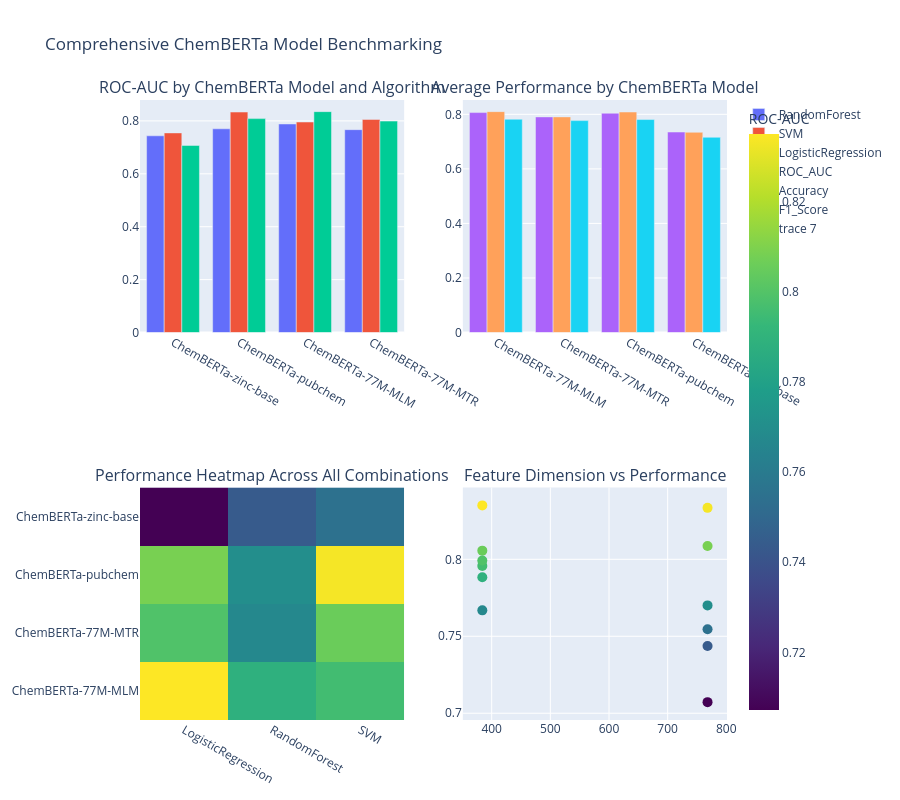

Notebook cell for this chart:
### Code cell
# Use the fixed analyzer
fixed_analyzer = ChemBERTaResultsAnalyzer(all_results)
results_df = fixed_analyzer.plot_model_comparison()
fixed_analyzer.print_detailed_analysis(results_df)

### Figure 1 — Plotly figure (JSON) as saved in the notebook; plotly's stock layout.template omitted (floating-point values rounded to 4 significant figures)
{"data": [{"name": "RandomForest", "type": "bar", "x": ["ChemBERTa-zinc-base", "ChemBERTa-pubchem", "ChemBERTa-77M-MLM", "ChemBERTa-77M-MTR"], "xaxis": "x", "y": [0.7436, 0.7701, 0.7883, 0.7668], "yaxis": "y"}, {"name": "SVM", "type": "bar", "x": ["ChemBERTa-zinc-base", "ChemBERTa-pubchem", "ChemBERTa-77M-MLM", "ChemBERTa-77M-MTR"], "xaxis": "x", "y": [0.7545, 0.8334, 0.7957, 0.8056], "yaxis": "y"}, {"name": "LogisticRegression", "type": "bar", "x": ["ChemBERTa-zinc-base", "ChemBERTa-pubchem", "ChemBERTa-77M-MLM", "ChemBERTa-77M-MTR"], "xaxis": "x", "y": [0.7072, 0.8086, 0.835, 0.7992], "yaxis": "y"}, {"name": "ROC_AUC", "type": "bar", "x": ["ChemBERTa-77M-MLM", "ChemBERTa-77M-MTR", "ChemBERTa-pubchem", "ChemBERTa-zinc-base"], "xaxis": "x2", "y": [0.8064, 0.7906, 0.804, 0.7351], "yaxis": "y2"}, {"name": "Accuracy", "type": "bar", "x": ["ChemBERTa-77M-MLM", "ChemBERTa-77M-MTR", "ChemBERTa-pubchem", "ChemBERTa-zinc-base"], "xaxis": "x2", "y": [0.8099, 0.7906, 0.8085, 0.7342], "yaxis": "y2"}, {"name": "F1_Score", "type": "bar", "x": ["ChemBERTa-77M-MLM", "ChemBERTa-77M-MTR", "ChemBERTa-pubchem", "ChemBERTa-zinc-base"], "xaxis": "x2", "y": [0.782, 0.7769, 0.7809, 0.7159], "yaxis": "y2"}, {"colorbar": {"title": {"text": "ROC-AUC"}}, "colorscale": [[0, "#440154"], [0.1111, "#482878"], [0.2222, "#3e4989"], [0.3333, "#31688e"], [0.4444, "#26828e"], [0.5556, "#1f9e89"], [0.6667, "#35b779"], [0.7778, "#6ece58"], [0.8889, "#b5de2b"], [1, "#fde725"]], "hoverinfo": "z", "type": "heatmap", "x": ["LogisticRegression", "RandomForest", "SVM"], "xaxis": "x3", "y": ["ChemBERTa-77M-MLM", "ChemBERTa-77M-MTR", "ChemBERTa-pubchem", "ChemBERTa-zinc-base"], "yaxis": "y3", "z": [[0.835, 0.7883, 0.7957], [0.7992, 0.7668, 0.8056], [0.8086, 0.7701, 0.8334], [0.7072, 0.7436, 0.7545]]}, {"hoverinfo": "text+x+y", "marker": {"color": [0.7436, 0.7545, 0.7072, 0.7701, 0.8334, 0.8086, 0.7883, 0.7957, 0.835, 0.7668, 0.8056, 0.7992], "colorscale": [[0, "#440154"], [0.1111, "#482878"], [0.2222, "#3e4989"], [0.3333, "#31688e"], [0.4444, "#26828e"], [0.5556, "#1f9e89"], [0.6667, "#35b779"], [0.7778, "#6ece58"], [0.8889, "#b5de2b"], [1, "#fde725"]], "size": 10}, "mode": "markers", "text": ["ChemBERTa-zinc-base + RandomForest", "ChemBERTa-zinc-base + SVM", "ChemBERTa-zinc-base + LogisticRegression", "ChemBERTa-pubchem + RandomForest", "ChemBERTa-pubchem + SVM", "ChemBERTa-pubchem + LogisticRegression", "ChemBERTa-77M-MLM + RandomForest", "ChemBERTa-77M-MLM + SVM", "ChemBERTa-77M-MLM + LogisticRegression", "ChemBERTa-77M-MTR + RandomForest", "ChemBERTa-77M-MTR + SVM", "ChemBERTa-77M-MTR + LogisticRegression"], "type": "scatter", "x": [768, 768, 768, 768, 768, 768, 384, 384, 384, 384, 384, 384], "xaxis": "x4", "y": [0.7436, 0.7545, 0.7072, 0.7701, 0.8334, 0.8086, 0.7883, 0.7957, 0.835, 0.7668, 0.8056, 0.7992], "yaxis": "y4"}], "layout": {"annotations": [{"font": {"size": 16}, "showarrow": false, "text": "ROC-AUC by ChemBERTa Model and Algorithm", "x": 0.225, "xanchor": "center", "xref": "paper", "y": 1, "yanchor": "bottom", "yref": "paper"}, {"font": {"size": 16}, "showarrow": false, "text": "Average Performance by ChemBERTa Model", "x": 0.775, "xanchor": "center", "xref": "paper", "y": 1, "yanchor": "bottom", "yref": "paper"}, {"font": {"size": 16}, "showarrow": false, "text": "Performance Heatmap Across All Combinations", "x": 0.225, "xanchor": "center", "xref": "paper", "y": 0.375, "yanchor": "bottom", "yref": "paper"}, {"font": {"size": 16}, "showarrow": false, "text": "Feature Dimension vs Performance", "x": 0.775, "xanchor": "center", "xref": "paper", "y": 0.375, "yanchor": "bottom", "yref": "paper"}], "height": 800, "showlegend": true, "title": {"text": "Comprehensive ChemBERTa Model Benchmarking"}, "xaxis": {"anchor": "y", "domain": [0, 0.45]}, "xaxis2": {"anchor": "y2", "domain": [0.55, 1]}, "xaxis3": {"anchor": "y3", "domain": [0, 0.45]}, "xaxis4": {"anchor": "y4", "domain": [0.55, 1]}, "yaxis": {"anchor": "x", "domain": [0.625, 1]}, "yaxis2": {"anchor": "x2", "domain": [0.625, 1]}, "yaxis3": {"anchor": "x3", "domain": [0, 0.375]}, "yaxis4": {"anchor": "x4", "domain": [0, 0.375]}}}
